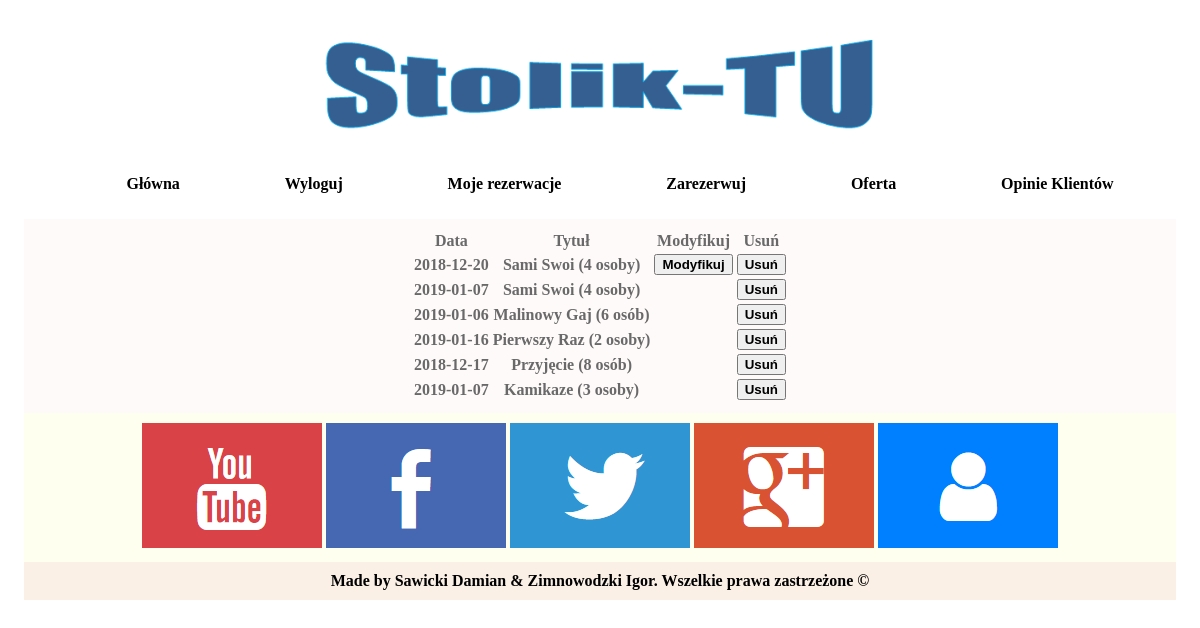
Page /moje_rezerwacje.php (signed in) on the committed database.
### tables this page shows
CREATE TABLE `rezerwacje` (
  `id_rezerwacji` int(11) NOT NULL,
  `data_rezerwacji` date NOT NULL,
  `id_klienta` int(11) NOT NULL,
  `id_stolika` int(11) NOT NULL,
  `czy_potwierdzona` tinyint(1) NOT NULL DEFAULT '0'
);

CREATE TABLE `stoliki` (
  `id_stolika` int(11) NOT NULL,
  `tytul` varchar(50) NOT NULL
);

### moje_rezerwacje.php (the view, shortened to what this page needs)
<!DOCTYPE HTML>
<html lang="pl">
<head >
	<link rel="stylesheet" href="style.css" type="text/css" />
</head>
<body>
<div class="wrapper">
	<header class="header"><img src="img/logo.png" alt="logo"></header>
    <nav>
		<ul class="menu_glowne">
			<li><a href="index.php">Główna</a></li>
			<?php
					if((isset($_SESSION['user'])) && ($_SESSION['user']==true))
					{
						echo 	'<li><a href="wyloguj.php">Wyloguj</a></li>
								<li><a href="moje_rezerwacje.php">Moje rezerwacje</a></li>
								<li><a href="rezerwacja.php">Zarezerwuj</a></li>';
					}
			?>
			<li><a href="oferta.php">Oferta</a></li>
			<li><a href="opinie.php">Opinie Klientów</a></li>
		</ul>
    </nav>
	<article class="main">
        <?php
                if (isset($_SESSION["user"])) {
                    $conn = new mysqli("localhost", "root", "", "stoliktu");
                    $conn->set_charset("utf8");
                    $sql = "select id_rezerwacji, czy_potwierdzona, "
                            . "data_rezerwacji, "
                            . "tytul "
                            . "from rezerwacje "
                            . "natural join stoliki "
                            . "natural join klienci "
                            . "where login = '" . $_SESSION["user"] . "'";
                    $result = $conn->query($sql);
                    if ($result->num_rows > 0) {
                        echo '<table class="tablica" align="center">
						    <tr>
						        <th>Data</th><th>Tytuł</th><th>Modyfikuj</th><th>Usuń</th>
						    </tr>
						';
						while ($row = $result->fetch_assoc()) {
							if($row["czy_potwierdzona"] == false)
							{
								echo '<tr>'
								. '<td>' . $row["data_rezerwacji"] . '</td>'
								. '<td>' . $row["tytul"] . '</td>'
								. '<td><form method="post" action="modyfikuj.php"><button type="submit" value="' . $row["id_rezerwacji"] . '" name="modyfikuj" ><strong>Modyfikuj</strong></button></form></td>'
								. '<td><form method="post"><button type="submit" value="' . $row["id_rezerwacji"] . '" name="usun" ><strong>Usuń</strong></button></form></td>'
								. '</tr>';
							}else{
								echo '<tr>'
								. '<td>' . $row["data_rezerwacji"] . '</td>'
								. '<td>' . $row["tytul"] . '</td>'
								. '<td> </td>'
								. '<td><form method="post"><button type="submit" value="' . $row["id_rezerwacji"] . '" name="usun" ><strong>Usuń</strong></button></form></td>'
								. '</tr>';
							}
						}
						echo '</tbody></table>';
                    } else {
                        echo "<h3>Na razie nie ma zamówień</h3>";
                    }
                }
                ?>
	</article>
	<article class="spolecznosc">
		<a href="https://www.youtube.com/" class="spolecznosc-item"><img src="img/youtube.png" alt="youtube"></a>
		<a href="https://www.facebook.com/" class="spolecznosc-item"><img src="img/facebook.png" alt="facebook"></a>
		<a href="https://twitter.com/?lang=pl" class="spolecznosc-item"><img src="img/twitter.png" alt="twitter"></a>
		<a href="https://plus.google.com/" class="spolecznosc-item"><img src="img/google.png" alt="google"></i></a>
		<a href="https://plus.google.com/" class="spolecznosc-item"><img src="img/kontakt.png" alt="kontakt"><br/></a>
	</article>
	<footer class="footer">Made by Sawicki Damian & Zimnowodzki Igor. Wszelkie prawa zastrzeżone &copy;</footer>
</div>
</body>
</html>

### style.css (style rules this page uses)
.wrapper { display: flex; flex-flow: row wrap; font-weight: bold; text-align: center; }
.wrapper > * { padding: 10px; flex: 1 100%; }
.header { text-align: center; padding: 15px 0; }
.header img { width:30% }
.menu_glowne { list-style: none; margin: 0; color: black; display: flex; justify-content: flex-end; }
.menu_glowne a { text-decoration: none; display: block; padding: 1em; color: black; }
.footer { background: linen; }
.main { height: 50%; text-align: center; background: snow; color:dimgray; }
.spolecznosc { background: ivory; }
@media all and (max-width: 1200px) { .main { flex: 3 0px; } }
@media all and (max-width: 1200px) { .main { order: 1; } }
@media all and (max-width: 1200px) { .spolecznosc { order: 2; } }
@media all and (max-width: 1200px) { .footer { order: 3; } }
@media all and (max-width: 1200px) { .menu_glowne { justify-content: space-around; } }
@media all and (max-width: 1200px) { .header img { width:50% } }
.tablica { align: center; }
body { padding: 1em; }

### rows in the picture
rezerwacje: data_rezerwacji "2018-12-20", id_stolika.tytul "Sami Swoi (4 osoby)", $row["id_rezerwacji"] 44 (drawn)
rezerwacje: data_rezerwacji "2019-01-07", id_stolika.tytul "Sami Swoi (4 osoby)", $row["id_rezerwacji"] 110 (drawn)
rezerwacje: data_rezerwacji "2019-01-06", id_stolika.tytul "Malinowy Gaj (6 osób)", $row["id_rezerwacji"] 42 (drawn)
rezerwacje: data_rezerwacji "2019-01-16", id_stolika.tytul "Pierwszy Raz (2 osoby)", $row["id_rezerwacji"] 98 (drawn)
rezerwacje: data_rezerwacji "2018-12-17", id_stolika.tytul "Przyjęcie (8 osób)", $row["id_rezerwacji"] 43 (drawn)
rezerwacje: data_rezerwacji "2019-01-07", id_stolika.tytul "Kamikaze (3 osoby)", $row["id_rezerwacji"] 47 (drawn)
